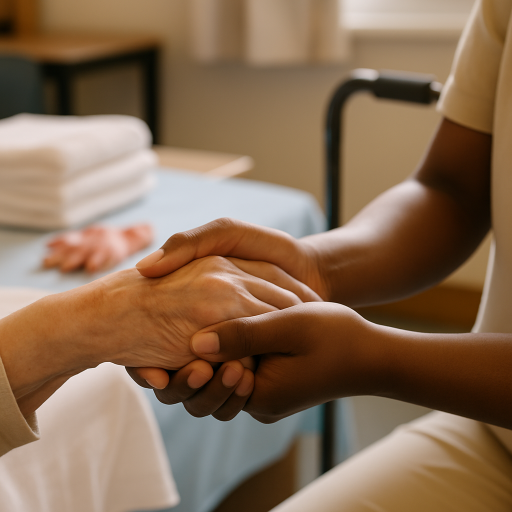
#> input picture backend/media/content_images/8725fe60-537b-4a89-96f2-acc71923c750.png, 1024 x 1024 px (shown at 1/2 size)
$ python -i ingest.py   (imports and definitions only)
#> lines starting #> are read from the running program, lines starting #| are printed output that depends on the picture
"""Upload ingest — the only place a caller's bytes become bytes we store (D10).

Nothing that arrives here is stored as it arrived. Every accepted upload is
decoded to raw pixels and re-encoded, which settles three separate problems at
once and is the entire justification for the cost:

*Privacy.* A phone photo carries GPS coordinates in EXIF, and these bytes are
served from an endpoint that has no session (Instagram fetches images itself).
Re-encoding from pixel data leaves no metadata to leak.

*Size.* Assets live in a ``LargeBinary`` column. A 24 MP upload is ~8 MB in the
database; the same picture at 2048px is ~400 KB and is larger than any network
will display.

*Trust.* The declared content type and the filename extension are claims made
by the caller. Format is decided here by decoding the header, and a file that
is both a valid image and something else cannot survive being re-encoded.

Pure functions — no ORM, no I/O beyond PIL. The service in ``media.py`` owns
the database and the per-group rules.
"""

from __future__ import annotations

import hashlib
import io
import re
from dataclasses import dataclass

from PIL import Image, UnidentifiedImageError

# Formats we are willing to decode. Anything else is refused by name so the
# operator learns what to convert, rather than being told "invalid image".
ACCEPTED_FORMATS = {"PNG", "JPEG", "WEBP"}

# Long edge after normalisation. Larger than any of the three networks renders
# (Instagram tops out at 1440), with headroom for a future one.
DEFAULT_MAX_DIMENSION = 2048

JPEG_QUALITY = 90

# A pixel count no legitimate social image reaches. Checked from the header
# before any full decode: a 100 MP PNG is a memory exhaustion, not a picture.
MAX_PIXELS = 50_000_000

MIME_PNG = "image/png"
MIME_JPEG = "image/jpeg"

_UNSAFE_FILENAME = re.compile(r"[^A-Za-z0-9._ -]")


class MediaRejectedError(ValueError):
    """The upload cannot be accepted. The message is shown to the operator."""


@dataclass(frozen=True, slots=True)
class NormalisedImage:
    """What gets persisted, once the caller's bytes have been made safe."""

    data: bytes
    mime_type: str
    width: int
    height: int
    checksum: str
    filename: str | None

    @property
    def byte_size(self) -> int:
        return len(self.data)


# [23 lines left out: functions sanitise_filename, _open, not called in this run]


def _has_alpha(image: Image.Image) -> bool:
    return image.mode in ("RGBA", "LA", "PA") or "transparency" in image.info


def normalise_upload(
    data: bytes,
    *,
    filename: str | None = None,
    max_dimension: int = DEFAULT_MAX_DIMENSION,
) -> NormalisedImage:
    """Validate, strip and re-encode one uploaded file.

    Raises ``MediaRejectedError`` with a message written for the person who
    chose the file, never a stack trace or a PIL exception.
    """
    if not data:
        raise MediaRejectedError("That file is empty.")

    # verify() is the cheap structural check, and it consumes the image object
    # — hence the second open below for the actual work. Skipping it would let
    # a truncated file through to a decode that fails much further in.
    probe = _open(data)
    declared_format = (probe.format or "").upper()
    width, height = probe.size
    try:
        probe.verify()
    except Exception as exc:  # noqa: BLE001 - PIL raises a wide range here
        raise MediaRejectedError("That image file is damaged or incomplete.") from exc
    finally:
        probe.close()

    if declared_format not in ACCEPTED_FORMATS:
        raise MediaRejectedError(
            f"{declared_format or 'That format'} is not supported. "
            "Upload a PNG, JPEG or WebP."
        )
    if width <= 0 or height <= 0:
        raise MediaRejectedError("That image reports no dimensions.")
    if width * height > MAX_PIXELS:
        raise MediaRejectedError(
            f"That image is {width}×{height}, which is larger than we can "
            "process. Resize it below 50 megapixels first."
        )

    try:
        with _open(data) as image:
            keep_alpha = _has_alpha(image)
            # Converting first forces the decode; loading pixels is also what
            # discards every EXIF/ICC block, since nothing but the pixels
            # survives into the new image below.
            pixels = image.convert("RGBA" if keep_alpha else "RGB")

            longest = max(pixels.width, pixels.height)
            if longest > max_dimension:
                scale = max_dimension / longest
                pixels = pixels.resize(
                    (
                        max(1, round(pixels.width * scale)),
                        max(1, round(pixels.height * scale)),
                    ),
                    Image.Resampling.LANCZOS,
                )

            buffer = io.BytesIO()
            if keep_alpha:
                # A logo on a transparent background must not be flattened
                # here — the publish path already flattens onto white when a
                # network needs JPEG, and doing it twice would bake in a choice
                # the operator has not made yet.
                pixels.save(buffer, format="PNG", optimize=True)
                mime = MIME_PNG
            else:
                pixels.save(buffer, format="JPEG", quality=JPEG_QUALITY, optimize=True)
                mime = MIME_JPEG
            out = buffer.getvalue()
            out_size = pixels.size
    except MediaRejectedError:
        raise
    except Exception as exc:  # noqa: BLE001 - PIL raises OSError/ValueError/…
        # `verify()` above is a structural check, not a decode: a truncated
        # JPEG passes it and only fails here. Without this branch that lands on
        # the caller as a 500, when it is squarely a bad upload.
        raise MediaRejectedError(
            "That image could not be read all the way through — it is probably "
            "damaged or incompletely uploaded."
        ) from exc

    return NormalisedImage(
        data=out,
        mime_type=mime,
        width=out_size[0],
        height=out_size[1],
        checksum=hashlib.sha256(out).hexdigest(),
        filename=sanitise_filename(filename),
    )


# [17 lines left out: function describe_generated, not called in this run]


def extension_for(mime_type: str) -> str:
    """File extension for a stored asset. Only two are ever produced."""
    return "jpg" if mime_type == MIME_JPEG else "png"

>>> import cv2
>>> picture = cv2.imread('../../media/content_images/8725fe60-537b-4a89-96f2-acc71923c750.png', cv2.IMREAD_GRAYSCALE)
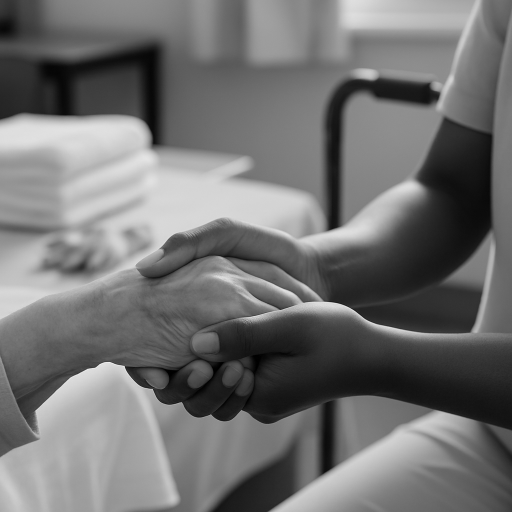
#> picture: shape (1024, 1024) (shown at 1/2 size); min 0, max 253, mean 113.3
>>> result = normalise_upload(picture)
#> (the run stopped early here; a loop or call above may not have finished)

$ run again, on backend/media/content_images/9817222f-e44e-4a33-b3fe-1dd25ec5570e.png
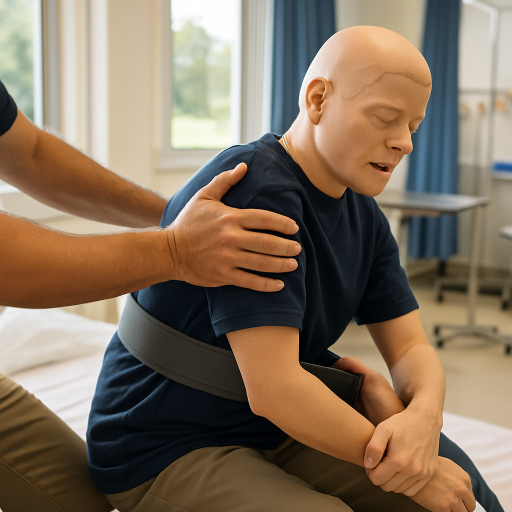
#> input picture backend/media/content_images/9817222f-e44e-4a33-b3fe-1dd25ec5570e.png, 1024 x 1024 px (shown at 1/2 size)
#> `picture = cv2.imread('../../media/content_images/8725fe60-537b-4a89-96..`:
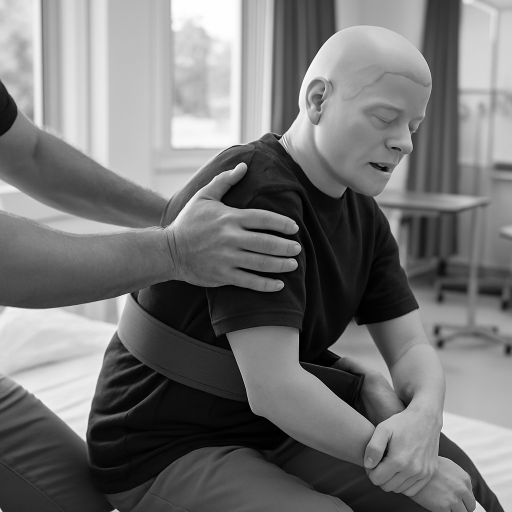
#> picture: shape (1024, 1024) (shown at 1/2 size); min 0, max 255, mean 117.1

$ run again, on backend/media/content_images/dd77ab75-29d8-4884-8e2a-6adf9bc8cd70.png
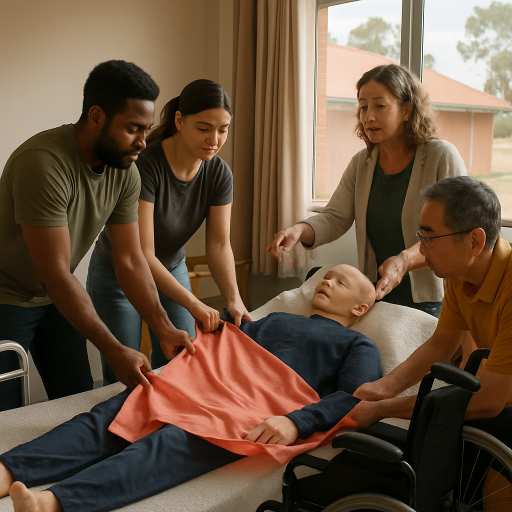
#> input picture backend/media/content_images/dd77ab75-29d8-4884-8e2a-6adf9bc8cd70.png, 1024 x 1024 px (shown at 1/2 size)
#> `picture = cv2.imread('../../media/content_images/8725fe60-537b-4a89-96..`:
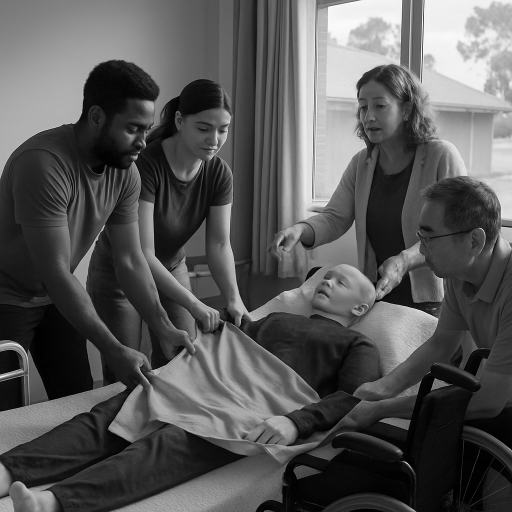
#> picture: shape (1024, 1024) (shown at 1/2 size); min 0, max 255, mean 87.1
